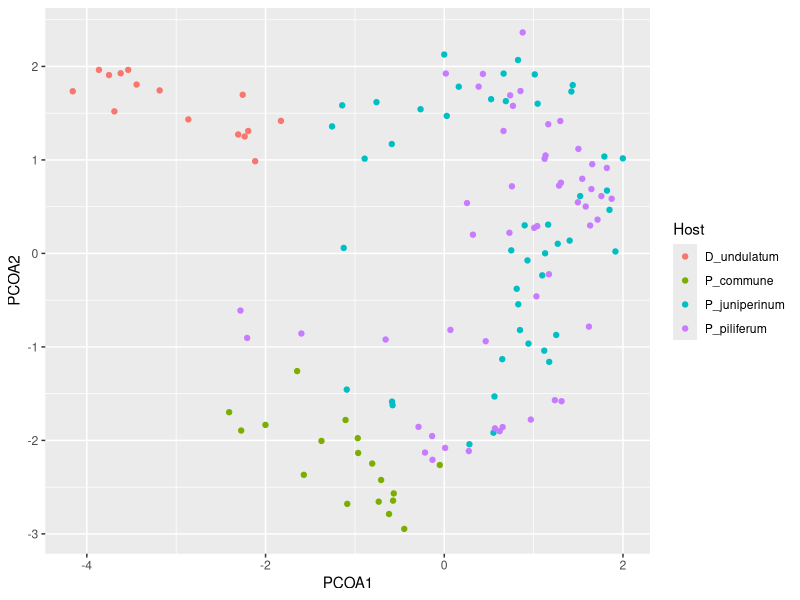
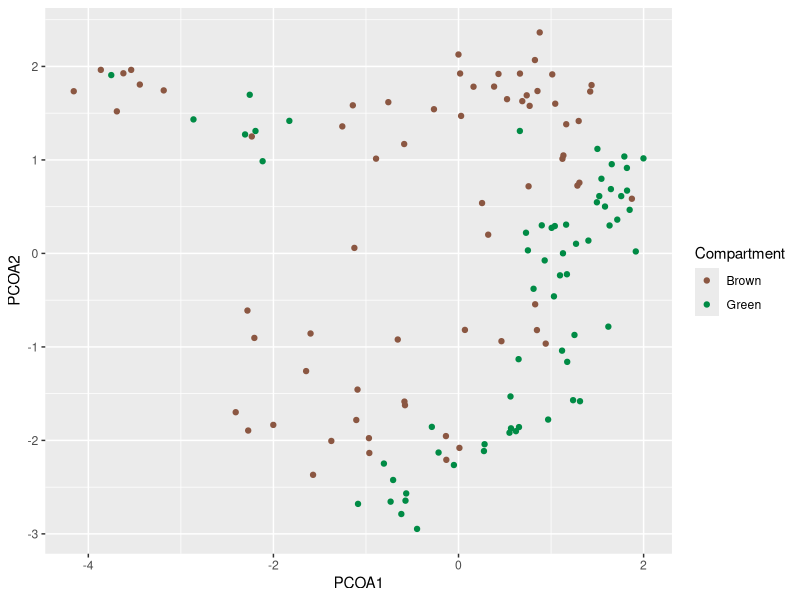
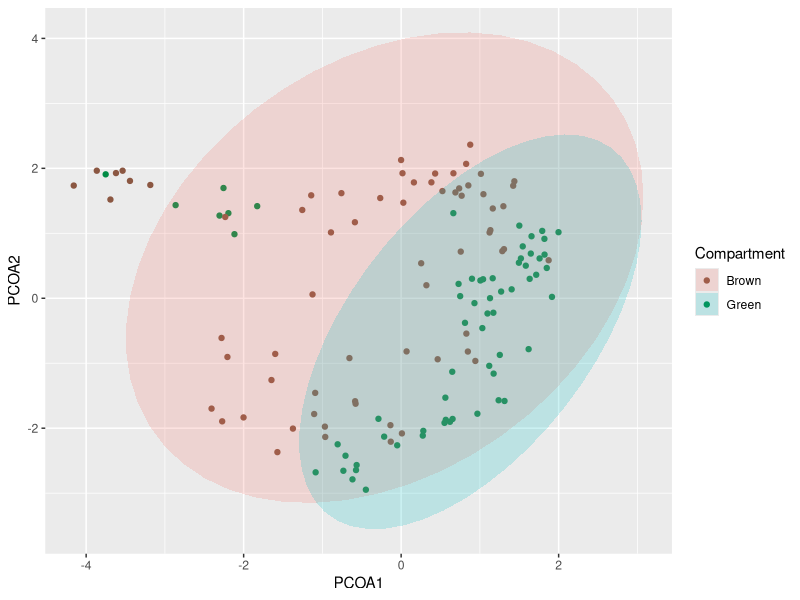
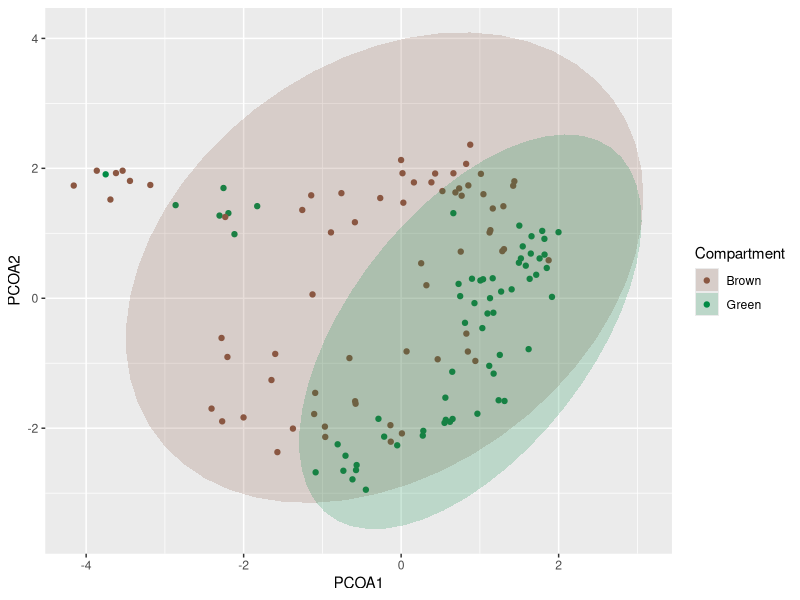
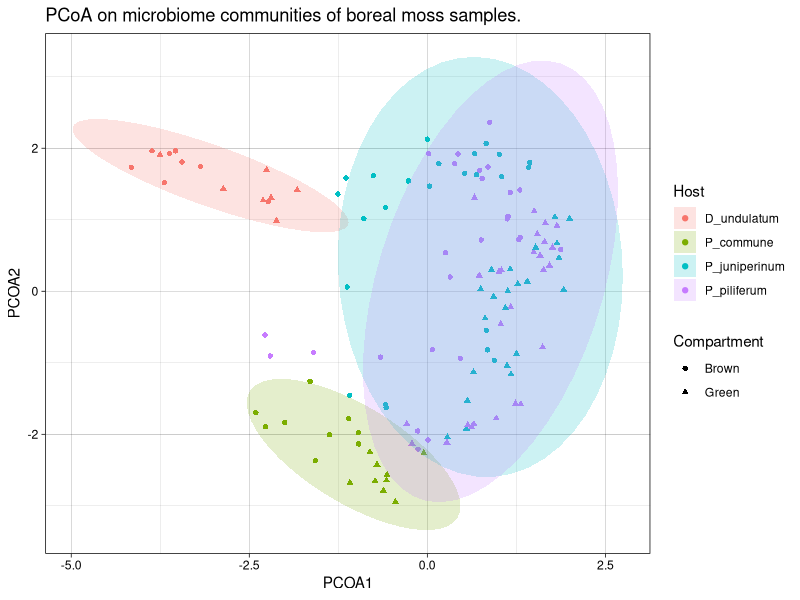
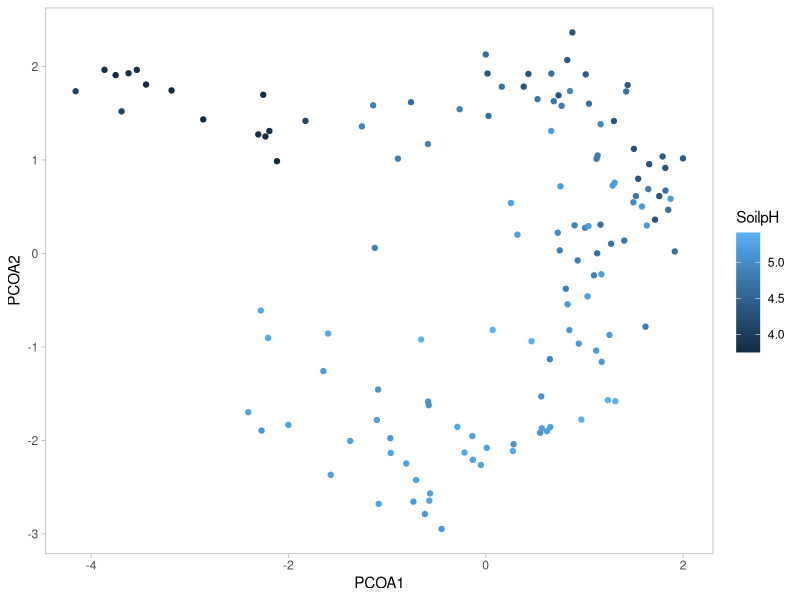
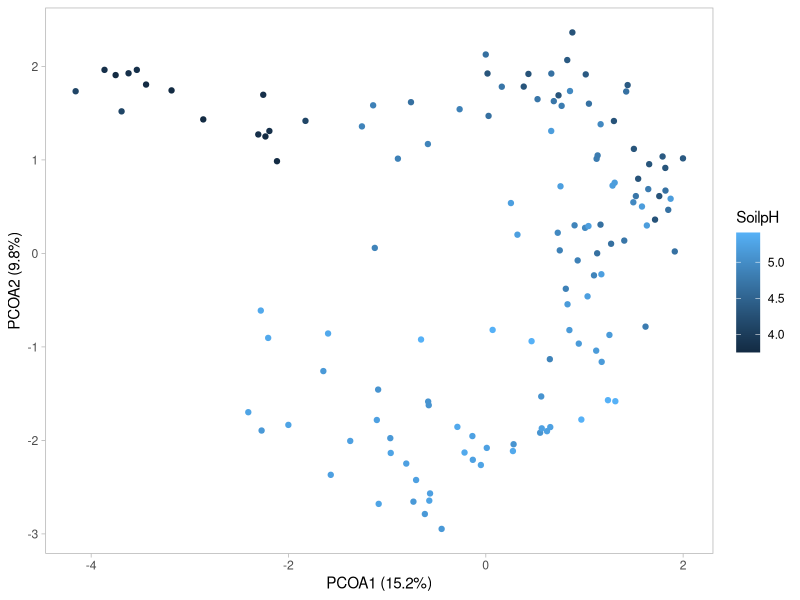
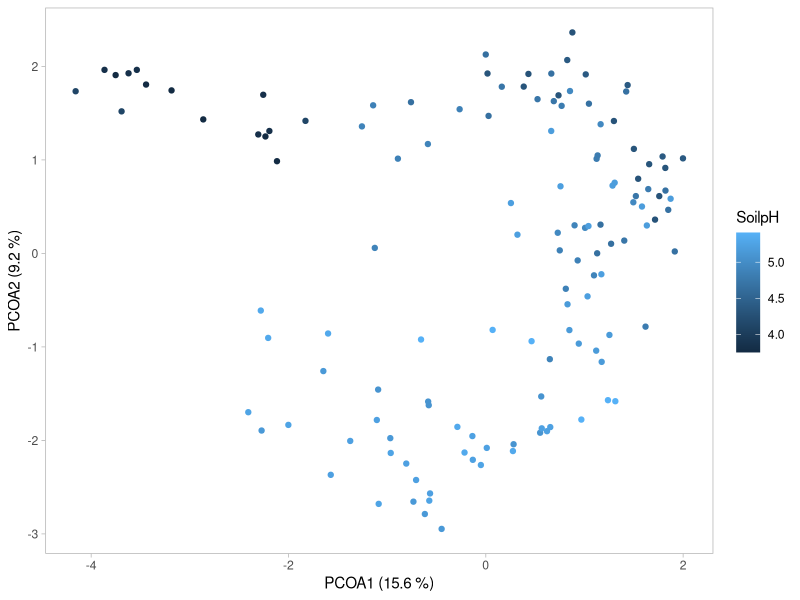

Recreate these plots in R, in order.
## ---- chunk 1
library(tidyverse)
## ---- chunk 2
pcoa <- read.delim("../Data/pcoa.tsv")

ggplot(pcoa, aes(x = PCOA1, y = PCOA2)) +
  geom_point(aes(colour = Host)) 
## ---- chunk 3
comp_colours <- c("lightsalmon4", "springgreen4")

(pcoa_comp <- ggplot(pcoa, aes(x = PCOA1, y = PCOA2)) +
  geom_point(aes(colour = Compartment)) + # ***
  scale_colour_manual(values = comp_colours) # ***
) # Notice I'm saving this plot as an object, because we will be building on it.
# Wrapping in () is equivalent to calling the pcoa_comp object afterwards.
## ---- chunk 4
(pcoa_comp +
  stat_ellipse(geom = "polygon", 
               alpha = 0.2, 
               aes(fill = Compartment))
)
## ---- chunk 5
(pcoa_comp +
  stat_ellipse(geom = "polygon", alpha = 0.2, aes(fill = Compartment)) +
  scale_fill_manual(values = comp_colours) # ***
)
## ---- chunk 6
ggplot(pcoa, aes(x = PCOA1, y = PCOA2)) +
  geom_point(aes(colour = Host, shape = Compartment)) + # ***
  stat_ellipse(geom = "polygon", alpha = 0.2, aes(fill = Host)) +
  labs(title = "PCoA on microbiome communities of boreal moss samples.") + 
  theme_linedraw()
## ---- chunk 7
(pcoa_pH <- ggplot(pcoa, aes(x = PCOA1, y = PCOA2)) +
  geom_point(aes(colour = SoilpH)) + # continuous scale
  theme_light() +
  theme(panel.grid = element_blank()) # remove the grid
)
## ---- chunk 8
pcoa_pH + 
  labs(x = 'PCOA1 (15.2%)',
       y = 'PCOA2 (9.8%)')
## ---- chunk 9
PCOA1 <- 15.6 
PCOA2 <- 9.2
# lines and lines of code later...
pcoa_pH + 
  labs(x = paste0('PCOA1 (', PCOA1, ' %)'),
       y = paste0('PCOA2 (', PCOA2, ' %)'))
